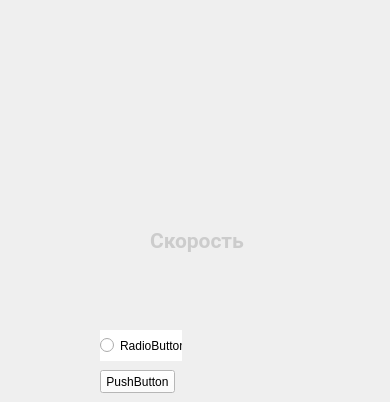
      <widget class="QWidget" name="page_2">
       <widget class="QRadioButton" name="rb_ble_advertising">
        <property name="geometry">
         <rect>
          <x>100</x>
          <y>330</y>
          <width>82</width>
          <height>31</height>
         </rect>
        </property>
        <property name="styleSheet">
         <string notr="true">background-color: rgb(255, 255, 255);</string>
        </property>
        <property name="text">
         <string>RadioButton</string>
        </property>
       </widget>
       <widget class="QPushButton" name="btn_forget_paired_devices">
        <property name="geometry">
         <rect>
          <x>100</x>
          <y>370</y>
          <width>75</width>
          <height>23</height>
         </rect>
        </property>
        <property name="styleSheet">
         <string notr="true">background-color: rgb(255, 255, 255);</string>
        </property>
        <property name="text">
         <string>PushButton</string>
        </property>
       </widget>
       <widget class="QLabel" name="lbl_ble_status">
        <property name="geometry">
         <rect>
          <x>150</x>
          <y>220</y>
          <width>231</width>
          <height>41</height>
         </rect>
        </property>
        <property name="minimumSize">
         <size>
          <width>0</width>
          <height>0</height>
         </size>
        </property>
        <property name="maximumSize">
         <size>
          <width>99999</width>
          <height>99999</height>
         </size>
        </property>
        <property name="palette">
         <palette>
          <active>
           <colorrole role="WindowText">
            <brush brushstyle="SolidPattern">
             <color alpha="255">
              <red>204</red>
              <green>204</green>
              <blue>204</blue>
             </color>
            </brush>
           </colorrole>
           <colorrole role="Button">
            <brush brushstyle="SolidPattern">
             <color alpha="0">
              <red>255</red>
              <green>255</green>
              <blue>255</blue>
             </color>
            </brush>
           </colorrole>
           <colorrole role="Text">
            <brush brushstyle="SolidPattern">
             <color alpha="255">
              <red>204</red>
              <green>204</green>
              <blue>204</blue>
             </color>
            </brush>
           </colorrole>
           <colorrole role="ButtonText">
            <brush brushstyle="SolidPattern">
             <color alpha="255">
              <red>204</red>
              <green>204</green>
              <blue>204</blue>
             </color>
            </brush>
           </colorrole>
           <colorrole role="Base">
            <brush brushstyle="SolidPattern">
             <color alpha="0">
              <red>255</red>
              <green>255</green>
              <blue>255</blue>
             </color>
            </brush>
           </colorrole>
           <colorrole role="Window">
            <brush brushstyle="SolidPattern">
             <color alpha="0">
              <red>255</red>
              <green>255</green>
              <blue>255</blue>
             </color>
            </brush>
           </colorrole>
          </active>
          <inactive>
           <colorrole role="WindowText">
            <brush brushstyle="SolidPattern">
             <color alpha="255">
              <red>204</red>
              <green>204</green>
              <blue>204</blue>
             </color>
            </brush>
           </colorrole>
           <colorrole role="Button">
            <brush brushstyle="SolidPattern">
             <color alpha="0">
              <red>255</red>
              <green>255</green>
              <blue>255</blue>
             </color>
            </brush>
           </colorrole>
           <colorrole role="Text">
            <brush brushstyle="SolidPattern">
             <color alpha="255">
              <red>204</red>
              <green>204</green>
              <blue>204</blue>
             </color>
            </brush>
           </colorrole>
           <colorrole role="ButtonText">
            <brush brushstyle="SolidPattern">
             <color alpha="255">
              <red>204</red>
              <green>204</green>
              <blue>204</blue>
             </color>
            </brush>
           </colorrole>
           <colorrole role="Base">
            <brush brushstyle="SolidPattern">
             <color alpha="0">
              <red>255</red>
              <green>255</green>
              <blue>255</blue>
             </color>
            </brush>
           </colorrole>
           <colorrole role="Window">
            <brush brushstyle="SolidPattern">
             <color alpha="0">
              <red>255</red>
              <green>255</green>
              <blue>255</blue>
             </color>
            </brush>
           </colorrole>
          </inactive>
          <disabled>
           <colorrole role="WindowText">
            <brush brushstyle="SolidPattern">
             <color alpha="255">
              <red>204</red>
              <green>204</green>
              <blue>204</blue>
             </color>
            </brush>
           </colorrole>
           <colorrole role="Button">
            <brush brushstyle="SolidPattern">
             <color alpha="0">
              <red>255</red>
              <green>255</green>
              <blue>255</blue>
             </color>
            </brush>
           </colorrole>
           <colorrole role="Text">
            <brush brushstyle="SolidPattern">
             <color alpha="255">
              <red>204</red>
              <green>204</green>
              <blue>204</blue>
             </color>
            </brush>
           </colorrole>
           <colorrole role="ButtonText">
            <brush brushstyle="SolidPattern">
             <color alpha="255">
              <red>204</red>
              <green>204</green>
              <blue>204</blue>
             </color>
            </brush>
           </colorrole>
           <colorrole role="Base">
            <brush brushstyle="SolidPattern">
             <color alpha="0">
              <red>255</red>
              <green>255</green>
              <blue>255</blue>
             </color>
            </brush>
           </colorrole>
           <colorrole role="Window">
            <brush brushstyle="SolidPattern">
             <color alpha="0">
              <red>255</red>
              <green>255</green>
              <blue>255</blue>
             </color>
            </brush>
           </colorrole>
          </disabled>
         </palette>
        </property>
        <property name="font">
         <font>
          <family>Roboto</family>
          <pointsize>16</pointsize>
          <weight>75</weight>
          <bold>true</bold>
         </font>
        </property>
        <property name="styleSheet">
         <string notr="true">color: #CCCCCC;
background-color: rgba(255, 255, 255, 0);</string>
        </property>
        <property name="text">
         <string>Скорость</string>
        </property>
        <property name="alignment">
         <set>Qt::AlignLeading|Qt::AlignLeft|Qt::AlignVCenter</set>
        </property>
       </widget>
      </widget>
